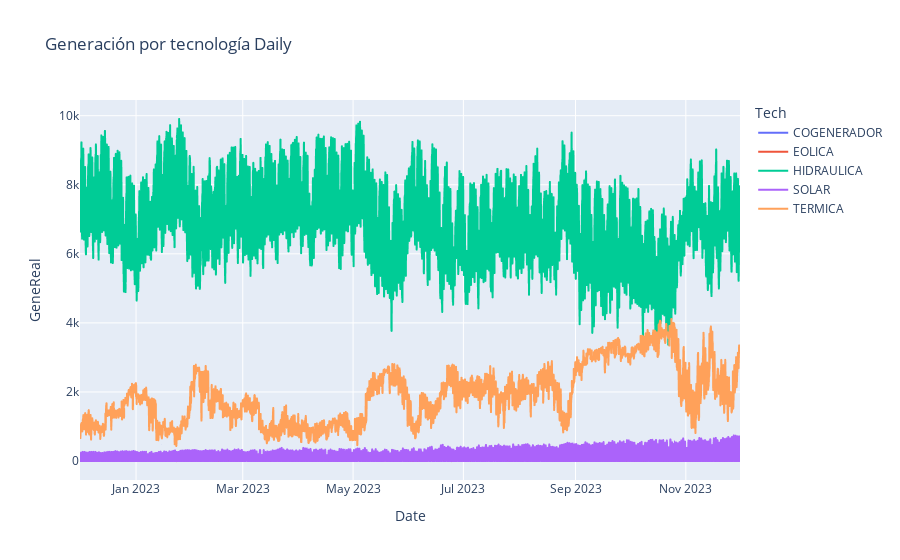

Notebook source saved alongside this figure:
### Code cell
dema_path = '../../data/XM-API/variable_query/2022-12-01_2023-11-30/'

GeneReal = demand.add_tech(dema_path)
gen_by_tech = demand.melt_into_dates(GeneReal)
demand.plot_multiple_line(
    gen_by_tech, 'Date', 'Date', 'GeneReal', 'Tech', 'Generación por tecnología Daily', {'GWh':'GeneReal'})

demand.cluster(gen_by_tech)

### Figure 1 — Plotly figure (JSON) as saved in the notebook; plotly's stock layout.template omitted (floating-point values rounded to 4 significant figures; data arrays with more than 128 entries replaced by an {"elided": "..."} marker saying what was removed)
{"data": [{"hovertemplate": "Tech=COGENERADOR<br>Date=%{x}<br>GeneReal=%{y}<extra></extra>", "legendgroup": "COGENERADOR", "line": {"color": "#636efa", "dash": "solid"}, "marker": {"symbol": "circle"}, "mode": "lines", "name": "COGENERADOR", "showlegend": true, "type": "scattergl", "x": {"elided": "8760 str values"}, "xaxis": "x", "y": {"elided": "8760 float values"}, "yaxis": "y"}, {"hovertemplate": "Tech=EOLICA<br>Date=%{x}<br>GeneReal=%{y}<extra></extra>", "legendgroup": "EOLICA", "line": {"color": "#EF553B", "dash": "solid"}, "marker": {"symbol": "circle"}, "mode": "lines", "name": "EOLICA", "showlegend": true, "type": "scattergl", "x": {"elided": "8760 str values"}, "xaxis": "x", "y": {"elided": "8760 float values"}, "yaxis": "y"}, {"hovertemplate": "Tech=HIDRAULICA<br>Date=%{x}<br>GeneReal=%{y}<extra></extra>", "legendgroup": "HIDRAULICA", "line": {"color": "#00cc96", "dash": "solid"}, "marker": {"symbol": "circle"}, "mode": "lines", "name": "HIDRAULICA", "showlegend": true, "type": "scattergl", "x": {"elided": "8760 str values"}, "xaxis": "x", "y": {"elided": "8760 float values"}, "yaxis": "y"}, {"hovertemplate": "Tech=SOLAR<br>Date=%{x}<br>GeneReal=%{y}<extra></extra>", "legendgroup": "SOLAR", "line": {"color": "#ab63fa", "dash": "solid"}, "marker": {"symbol": "circle"}, "mode": "lines", "name": "SOLAR", "showlegend": true, "type": "scattergl", "x": {"elided": "8760 str values"}, "xaxis": "x", "y": {"elided": "8760 float values"}, "yaxis": "y"}, {"hovertemplate": "Tech=TERMICA<br>Date=%{x}<br>GeneReal=%{y}<extra></extra>", "legendgroup": "TERMICA", "line": {"color": "#FFA15A", "dash": "solid"}, "marker": {"symbol": "circle"}, "mode": "lines", "name": "TERMICA", "showlegend": true, "type": "scattergl", "x": {"elided": "8760 str values"}, "xaxis": "x", "y": {"elided": "8760 float values"}, "yaxis": "y"}], "layout": {"legend": {"title": {"text": "Tech"}, "tracegroupgap": 0}, "title": {"text": "Generación por tecnología Daily"}, "xaxis": {"anchor": "y", "domain": [0, 1], "title": {"text": "Date"}}, "yaxis": {"anchor": "x", "domain": [0, 1], "title": {"text": "GeneReal"}}}}
